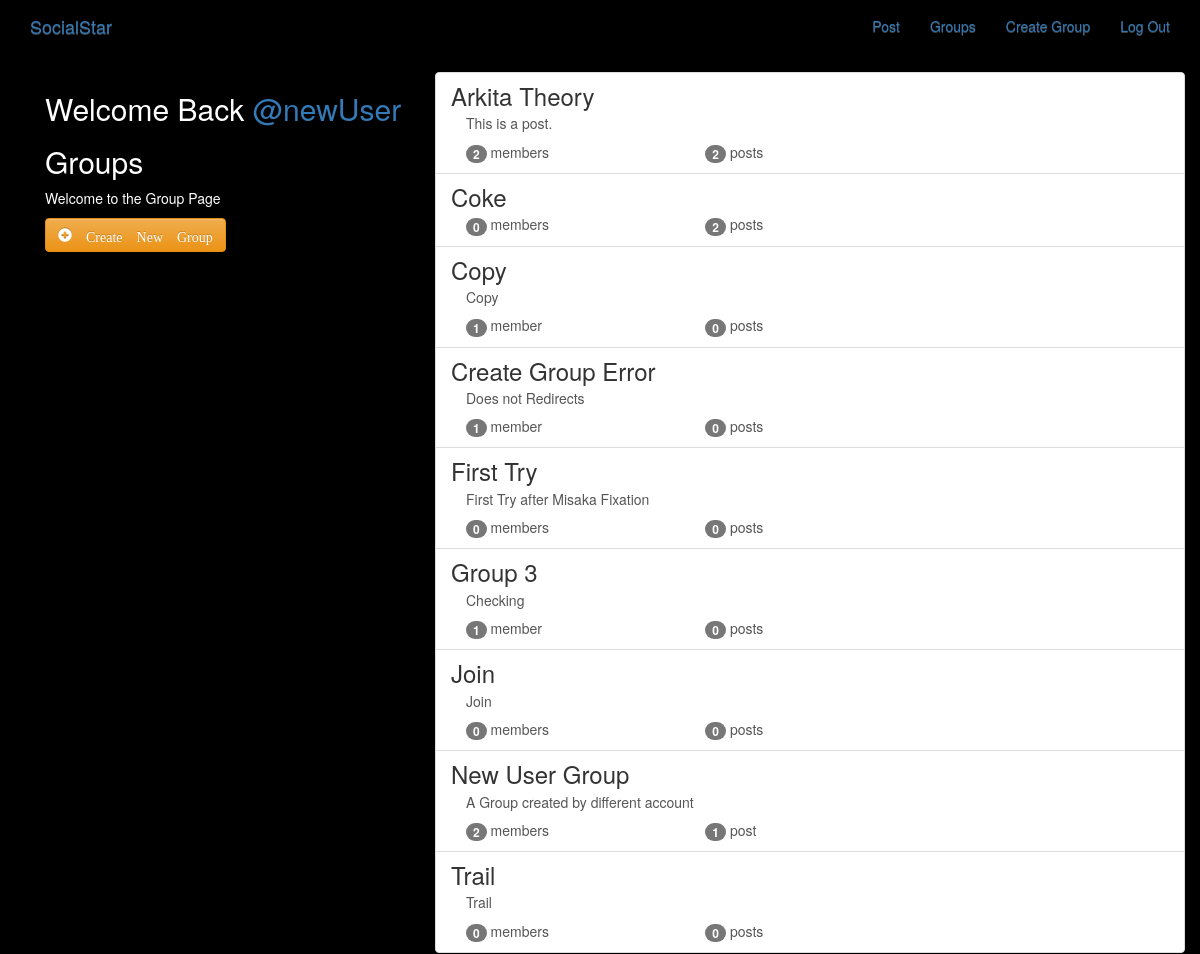
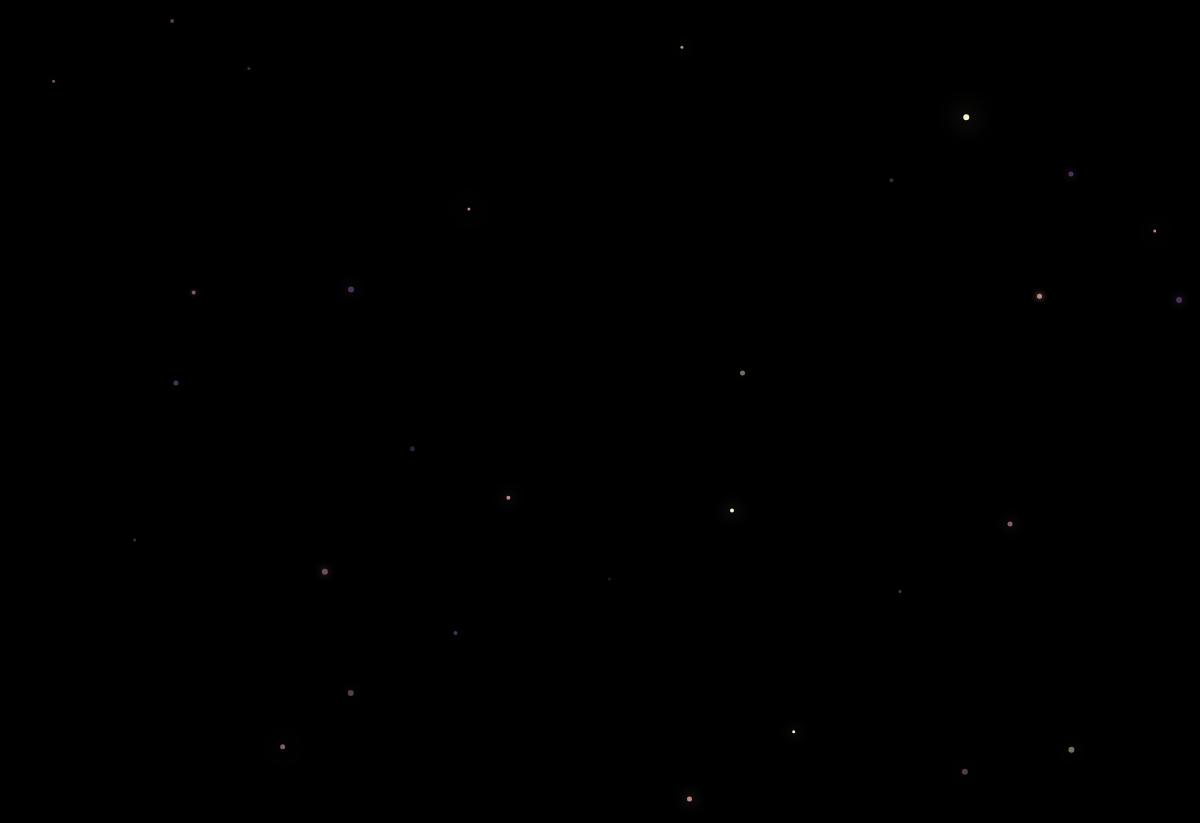
Screenshot of /groups/ (signed in) with the database file from the repository (2 pictures, top to bottom).
### groups/models.py (models this page shows, shortened)
class Group(models.Model):
    name = models.CharField(max_length=255, unique=True)
    slug = models.SlugField(allow_unicode=True, unique=True)
    description = models.TextField(blank=True, default='')
    description_html = models.TextField(editable=False, default='', blank=True)
    members = models.ManyToManyField(User,through="GroupMember")
    class Meta:
        ordering = ["name"]

### groups/views.py (the view)
# urls.py: path('',views.ListGroups.as_view(),name='all'),
class ListGroups(generic.ListView):
    model = Group

### groups/templates/groups/group_list.html
{% extends "groups/group_base.html" %}
{% block pregroup %}
  <div class="col-md-4">
    <div class="content">
      {% if user.is_authenticated%}
        <h2>Welcome Back
         <a href="{% url 'posts:for_user' username=user.username %}">
          @{{user.username}}</a></h2>
      {% endif %}
        <h2>Groups</h2>
        <p>Welcome to the Group Page</p>
    </div>
      {% if user.is_authenticated %}
        <a href="{% url 'groups:create' %}" class="btn btn-md btn-fill btn-warning">
        <span class="glyphicon glyphicon-plus-sign"> Create New Group</span></a>
      {% endif%}
  </div>
{% endblock %}
{% block group_content %}
  <div class="col-md-8">
    <div class="list-group">
      {% for group in object_list %}
        <a class="list-group-item" href="{% url 'groups:single' slug=group.slug %}">
          <h3 class="title list-group-item-heading">{{group.name}}</h3>
          <div class="list-group-item-text container-fluid">{{group.description_html|safe}}
            <div class="row">
              <div class="col-md-4">
                <span class="badge">{{ group.members.count }}</span> member{{group.members.count|pluralize}}
              </div>
              <div class="col-md-4">
                <span class="badge">{{group.posts.count}}</span> post{{group.posts.count|pluralize}}
              </div>
            </div>
          </div>
        </a>
        {% endfor %}
    </div>
  </div>
{% endblock %}

### static/simplesocial/css/master.css (style rules this page uses)
body { margin: 0; overflow: hidden; background-color: black; color:white; }

### rows the page displays
Group: name "Arkita Theory", description_html "This is a post.", members.count "2", posts.count "2"
Group: name "Coke", members.count "0", posts.count "2"
Group: name "Copy", description_html "Copy", members.count "1", posts.count "0"
Group: name "Create Group Error", description_html "Does not Redirects", members.count "1", posts.count "0"
Group: name "First Try", description_html "First Try after Misaka Fixation", members.count "0", posts.count "0"
Group: name "Group 3", description_html "Checking", members.count "1", posts.count "0"
Group: name "Join", description_html "Join", members.count "0", posts.count "0"
Group: name "New User Group", description_html "A Group created by different account", members.count "2", posts.count "1"
Group: name "Trail", description_html "Trail", members.count "0", posts.count "0"

### other values shown
{{ user.username }} "newUser"
